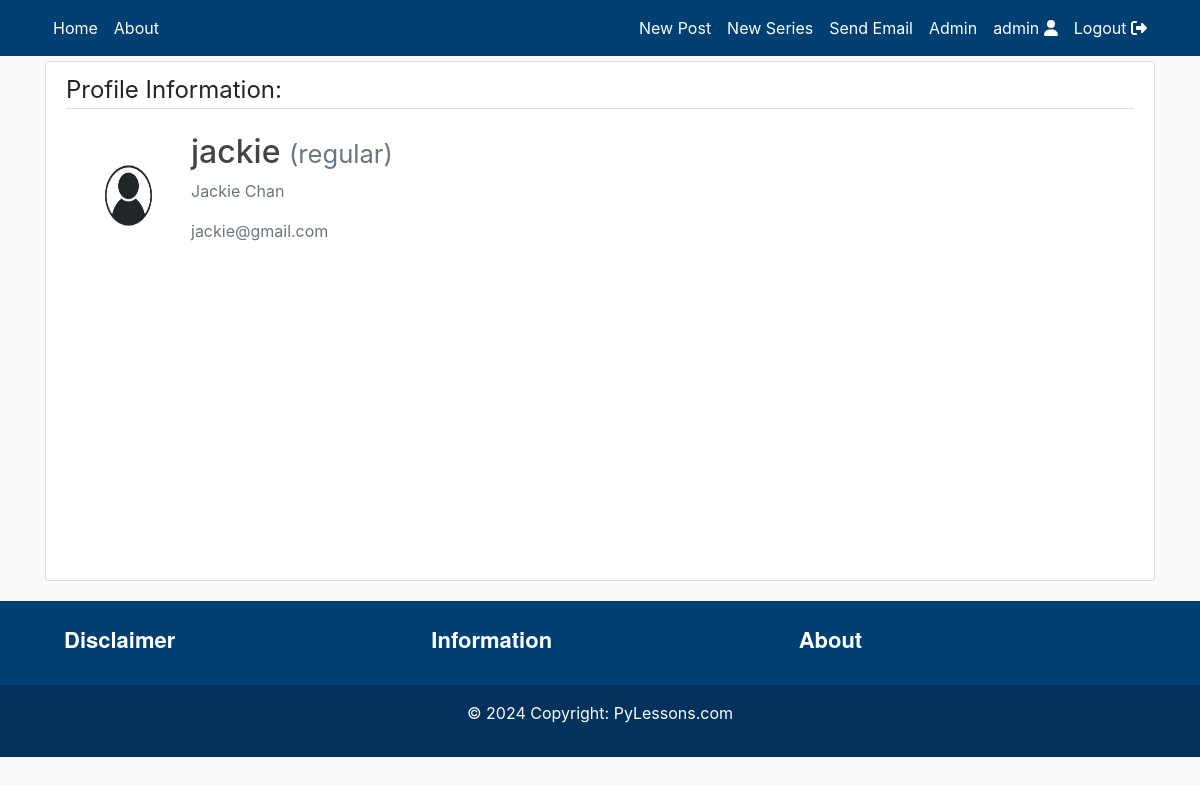
The app's page /profile/jackie/ (signed in) with its own data.
### users/models.py (models this page shows, shortened)
class CustomUser(AbstractUser):
    STATUS_CHOICES = (
        ('regular', 'Regular'),
        ('subscriber', 'Subscriber'),
        ('moderator', 'Moderator')
    )
    def image_upload_to(self, instance=None):
        if instance:
            return os.path.join('Users', self.username, instance)
        return None
    image = models.ImageField(
        default='default/user.jpg', upload_to=image_upload_to)
    email = models.EmailField(unique=True)
    status = models.CharField(
        max_length=100, choices=STATUS_CHOICES, default='regular')
    description = models.TextField(
        'Description', max_length=600, default='', blank=True)

### users/views.py (the view, shortened to what this page needs)
# urls.py: path('profile/<str:username>/', views.profile, name='profile'),
@login_required
def profile(request, username):
    user = get_user_model().objects.filter(username=username).first()
    if user:
        form = UserUpdateForm(instance=user)
        form.fields['description'].widget.attrs = {'rows': 1}
        context={'form': form}
        return render(request, 'users/profile.html', context=context)
    return redirect('myapp:homepage')

### users/templates/users/profile.html (shortened to what this page needs)
{% extends "myapp/header.html" %}
{% load crispy_forms_tags %}
{% block content %}
<div class="content-section col-lg-12 col-md-12 col-sm-12 tutorial-style" style="min-height:65vh;">
    <legend class="border-bottom mb-4">Profile Information:</legend>
    <form method="POST" enctype="multipart/form-data">
        <div class="media">
            {% if user.username == form.instance.username %}
                <input id="id_image" type="file" name="image" hidden/>
                <label for="id_image">
                        <img class="rounded-circle account-img profile-image"
                            style="cursor: pointer;" src="{{ form.instance.image.url }}" title="Upload new image">
                </label>
            {% else %}
                <img class="rounded-circle account-img profile-image" src="{{ form.instance.image.url }}">
            {% endif %}
            <div class="media-body">
                <h2 class="account-heading">{{ form.instance.username }}
                    <small class="text-muted">({{ form.instance.status }})</small>
                </h2>
                <p class="text-secondary">{{ form.instance.first_name }} {{ form.instance.last_name }}</p>
                <p class="text-secondary">{{ form.instance.email }}</p>
            </div>
        </div>
    </form>
</div>
{% endblock content %}

### myapp/templates/myapp/includes/navbar.html (shortened to what this page needs)
<header class="site-header" style="margin-bottom: 5px">
    <nav class="navbar navbar-expand-md navbar-color">
        <div class="container">
            <div class="navbar-nav">
                <a class="nav-item nav-link" href="/">Home</a>
            </div>
            <div class="collapse navbar-collapse" id="navbarToggle">
            <div class="navbar-nav mr-auto">
                <a class="nav-item nav-link" href="/">About</a>
            </div>
            {% if user.is_authenticated %}
                {% if user.is_superuser %}
                <div class="navbar-nav">
                    <a class="nav-item nav-link" href="{% url 'myapp:post-create' %}">New Post</a>
                    <a class="nav-item nav-link" href="{% url 'myapp:series-create' %}">New Series</a>
                    <a class="nav-item nav-link" href="{% url 'myapp:newsletter' %}">Send Email</a>
                    <a class="nav-item nav-link" href="{% url 'admin:index' %}">Admin</a>
                </div>
                {% endif %}
                <div class="navbar-nav">
                    <a class="nav-item nav-link" href="{% url "users:profile" user.username %}">
                        {{user.username}} <i class="fas fa-user"></i>
                    </a>
                    <a class="nav-item nav-link" href="{% url "users:logout" %}">
                        Logout <i class="fas fa-sign-out-alt"></i>
                    </a>
                </div>
            {% endif %}
            </div>
        </div>
    </nav>
</header>

### myapp/static/myapp/main.css (style rules this page uses)
:root { --footercolor: #003F72; --navbarcolor: #003F72; --btncolor: #003F72; --socialcolor: #003F72; --brightText: #ffffff; }
.navbar-color { background-color: var(--navbarcolor); }
body { background: #fafafa; }
h1, h2, h3, h4, h5, h6 { color: #444444; }
.site-header .navbar-nav .nav-link { color: var(--brightText); }
.content-section { background: #ffffff; padding: 10px 20px; border: 1px solid #dddddd; border-radius: 3px; margin-bottom: 20px; }
.profile-image { width: 125px; height: 125px; padding: 5px }

### records on screen
CustomUser: username "admin"
CustomUser: instance.image (placeholder picture), instance.username "jackie", instance.status "regular", instance.first_name "Jackie", instance.last_name "Chan", instance.email "jackie@gmail.com"
